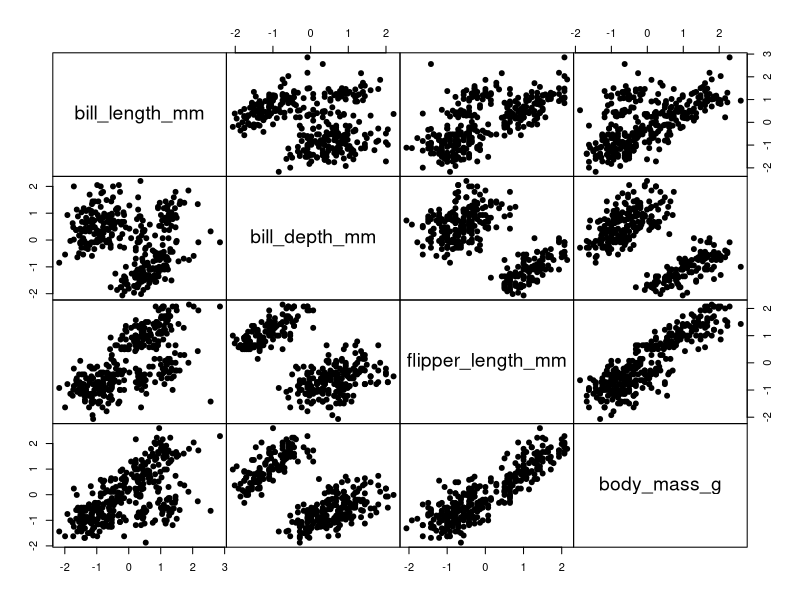
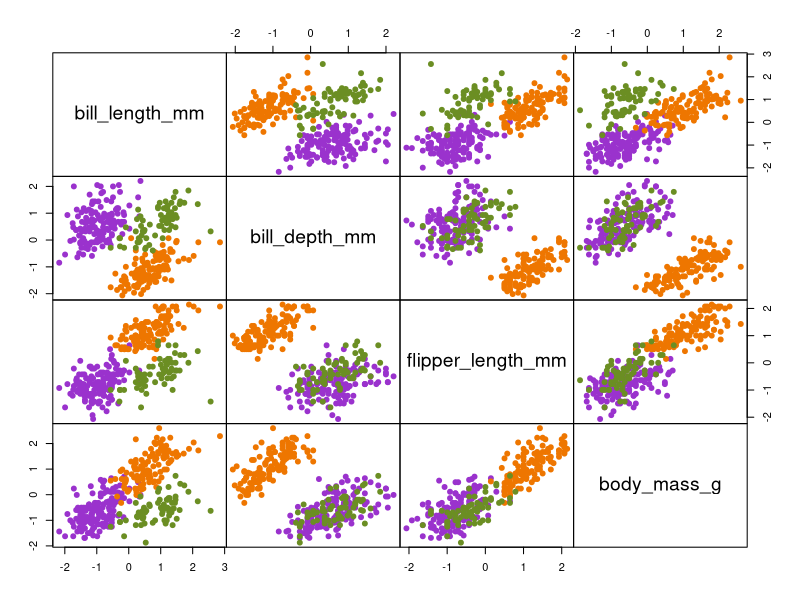
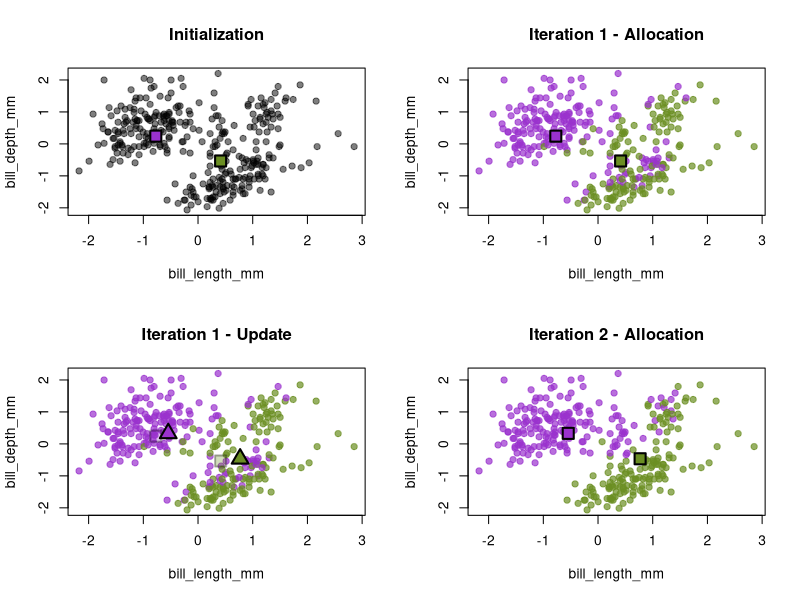
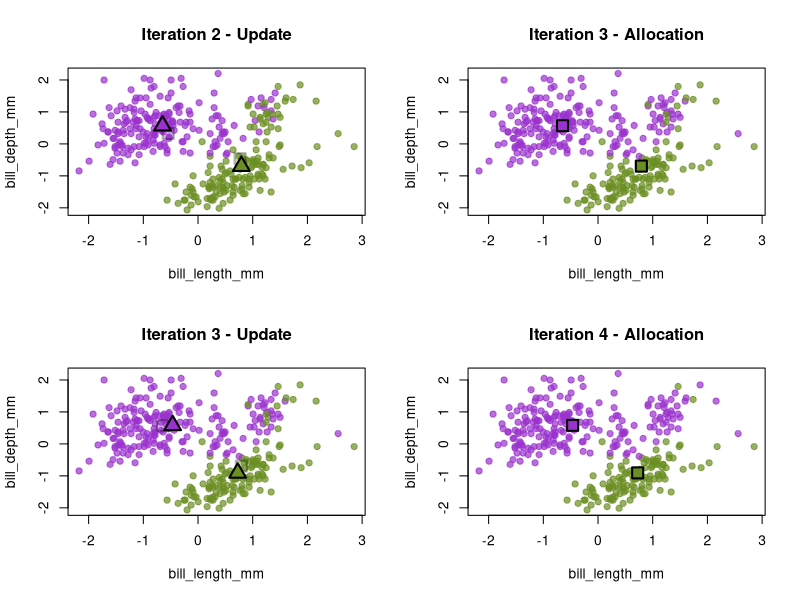
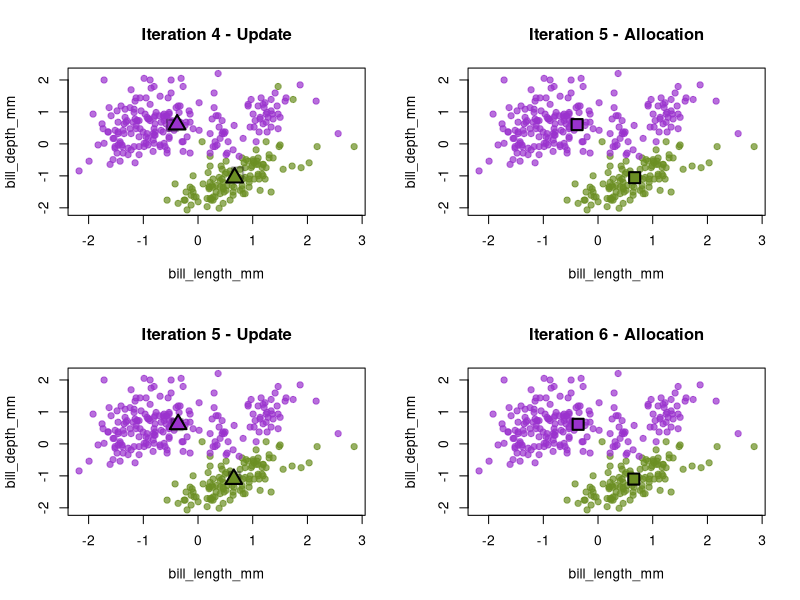
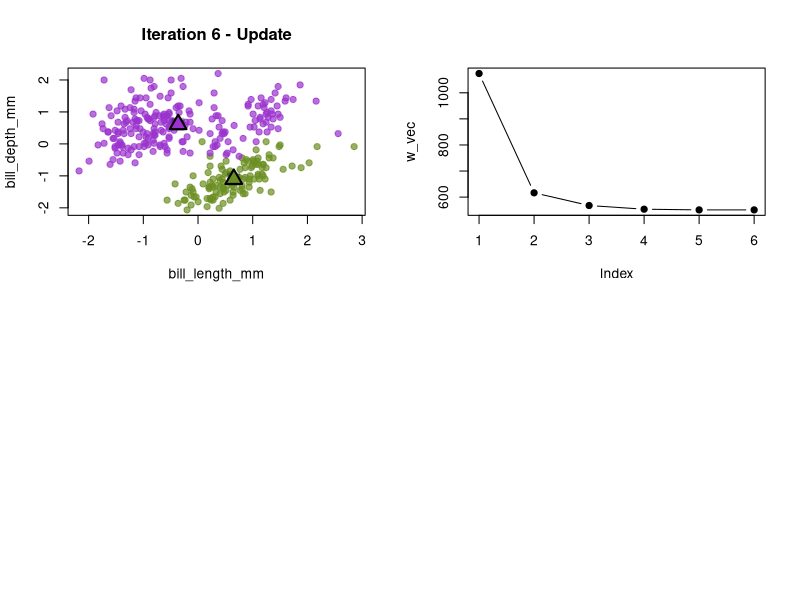
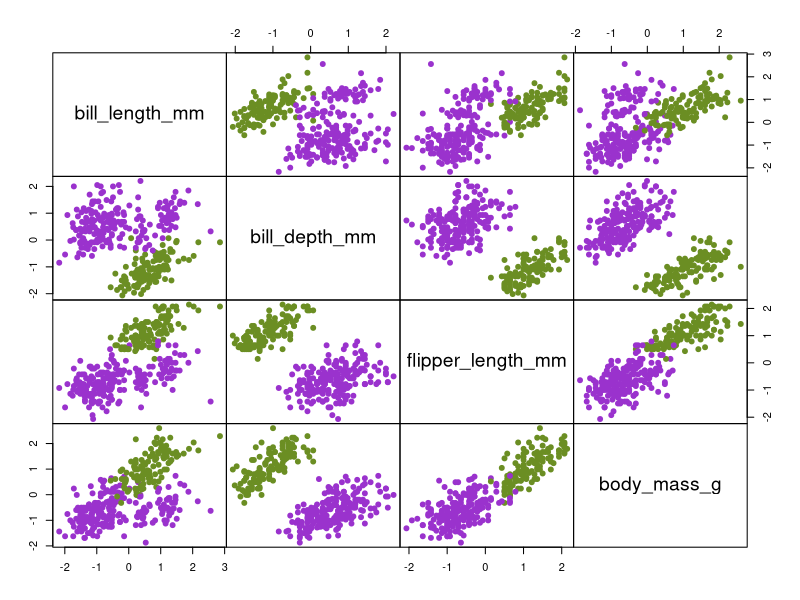

Reproduce these figures in R, in order.

# colors for plots (I know, they look terrible)
colors <- c("darkorchid3", "olivedrab", "darkorange2", "deepskyblue2", "brown3", 
            "magenta1", "palegreen3", "goldenrod3", "dodgerblue3", "firebrick1")


# load and prepare data ---------------------------------------------
library(palmerpenguins)
?palmerpenguins
?penguins

data_full <- as.data.frame( na.omit(penguins) )
data <- scale(data_full[,3:6])

pairs(data, pch = 19, gap = 0)
#
# plot coloring by penguin species
pairs(data, col = colors[data_full$species], pch = 19, gap = 0)


# set algorithm -----------------------------------------------------
K <- 2   # number of clusters - change this number to experiment

V <- ncol(data)
N <- nrow(data)
rg <- apply(data, 2, range)

# convergence and iterations
tol <- 1e-05
converged <- TRUE
iter <- 0
w0 <- sqrt( .Machine$double.xmax )
w_vec <- c()

# to show subsequent iterations in the same panel
par(mfrow = c(2,2))

# initialization ----------------------------------------------------
mu <- t( replicate( K, runif(V, rg[1,], rg[2,]) ) )
plot(data[,1:2], pch = 19, col = adjustcolor("black", 0.5),
     main = "Initialization")
points(mu[,1:2], col = "black", pch = 22, cex = 2, lwd = 2, bg = colors)


# k-means algorithm -------------------------------------------------

while ( converged ) {
  iter <- iter + 1
  
  # allocation step -----------------------
  d <- matrix(NA, N, K)
  for ( k in 1:K ) {
    d[,k] <- rowSums( sweep(data, 2, mu[k,], "-")^2 )
  }
  z <- apply(d, 1, which.min)
  #
  plot( data[,1:2], pch = 19, col = adjustcolor(colors[z], 0.7), 
        main = paste("Iteration", iter, "- Allocation") )
  points(mu[,1:2], col = "black", pch = 22, cex = 2, lwd = 2, bg = colors)
  
  # update step --------------------------
  m0 <- mu
  for ( k in 1:K ) {
    mu[k,] <- if ( !is.null(nrow(data[z == k,])) ) {
       colMeans( data[z == k,] )
    } else data[z == k,]
  }
  #
  plot(data[,1:2], pch = 19, col = adjustcolor(colors[z], 0.7), 
       main = paste("Iteration", iter, "- Update") )
  points(m0[,1:2], col = adjustcolor("black", 0.3), 
         pch = 22, cex = 2, lwd = 2, bg = adjustcolor(colors, 0.3))
  points(mu[,1:2], col = "black", pch = 24, cex = 2, lwd = 2, bg = colors)
  
  # check convergence --------------------
  w <- rep(NA, K)
  for ( k in 1:K ) {
    # within group sum of squares -- ojective function
    w[k] <- if ( !is.null(nrow(data[z == k,])) ) {
       sum( sweep(data[z == k,], 2, mu[k,], "-")^2 )
    } else sum(data[z == k,] - mu[k,])^2  # equal to 0
  }
  w <- sum(w)
  w_vec <- c(w_vec, w)  # growing a vector is really bad coding practice...
  ratio <- (w0 - w)/w
  w0 <- w
  converged <- !( ratio < tol )
}

# results
mu
z
w
plot(w_vec, type = "b", pch = 19)


# plot and color points according to clusters
pairs(data, col = colors[z], pch = 19, gap = 0)


# compare clustering with species
table(z, data_full$species)

